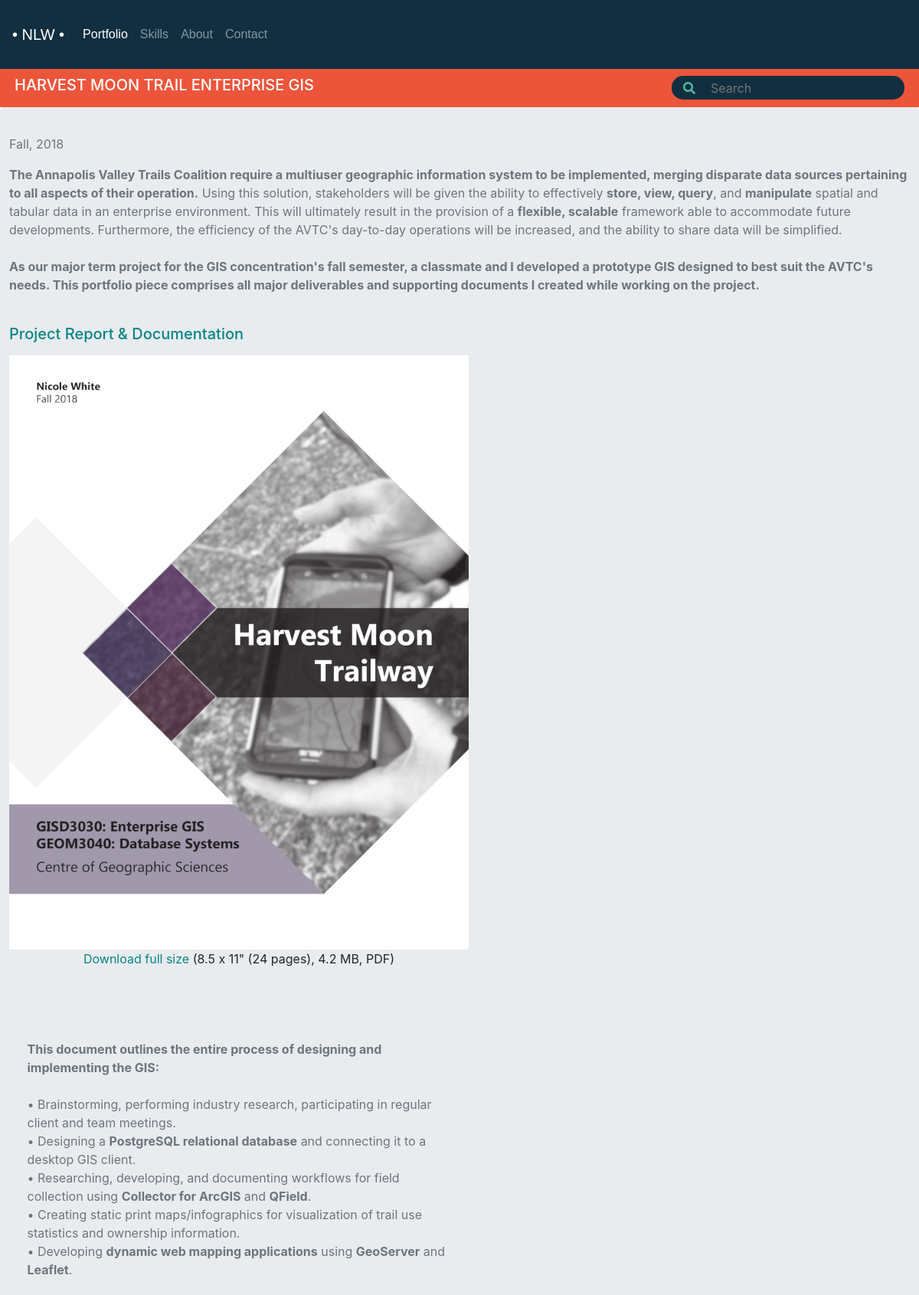
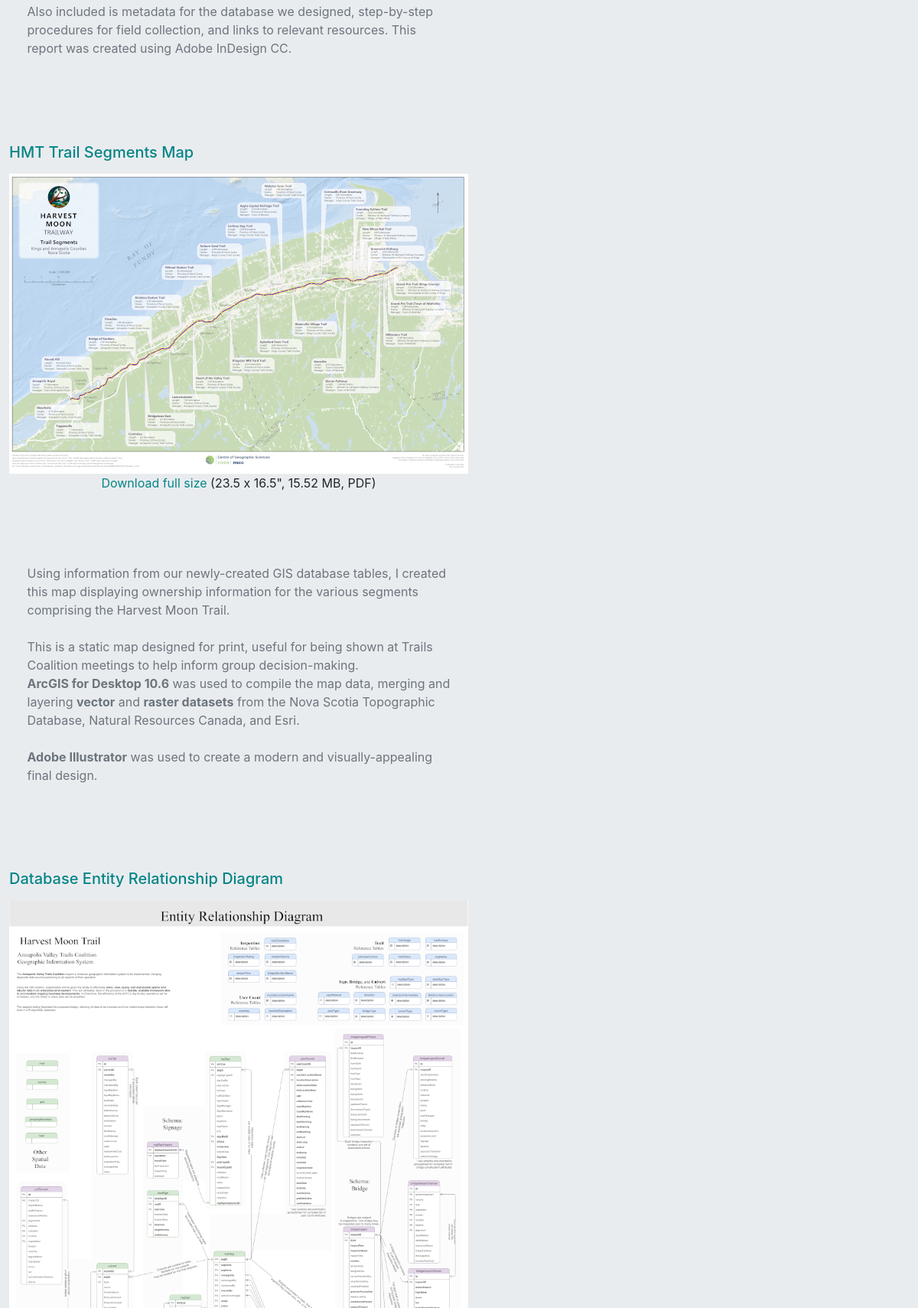
/portfolio_pieces/8 (upper part), run on the app's committed database (2 pictures, top to bottom).
### gis_portfolio_pieces/models.py (models this page shows, shortened)
class PortItem(models.Model):
    title = models.CharField(max_length=40)
    summary = models.CharField(max_length=120)
    intro_text = models.TextField(blank=True, null=True, max_length=3000)
    full_text = models.TextField(blank=True, null=True)
    image_thumb = models.ImageField(upload_to='images/%Y/%m/')
    date_created = models.CharField(blank=True, null=True, max_length=18)
    weight = models.IntegerField()

class PortItemPiece(models.Model):
    title = models.CharField(blank=True, null=True, max_length=40)
    summary = models.TextField(blank=True, null=True)
    image_med = models.ImageField(upload_to='images/%Y/%m/')
    file_to_download = models.FileField(blank=True, null=True, upload_to='images/%Y/%m/')
    file_format = models.CharField(blank=True, null=True, max_length=20)
    piece_print_size = models.CharField(blank=True, null=True, max_length=20)
    piece_file_size = models.CharField(blank=True, null=True, max_length=20)
    external_link = models.URLField(blank=True, null=True)
    parent_piece = models.ForeignKey(PortItem, related_name='items', on_delete=models.CASCADE)
    weight = models.IntegerField(blank=True, null=True)

### gis_portfolio_pieces/views.py (the view)
# urls.py: path('portfolio_pieces/<int:piece_id>', gis_portfolio_pieces.views.detail, name='detail'),
def detail(request, piece_id):
    parent_piece = get_object_or_404(PortItem, pk=piece_id)
    piece_items = parent_piece.items.all
    return render(request, 'gis_portfolio_pieces/detail.html', {'piece_items':piece_items, 'piece_info':parent_piece})

### gis_portfolio_pieces/templates/gis_portfolio_pieces/detail.html (shortened to what this page needs)
<!doctype html>
<html lang="en">
{% load static %}
  <head>
    <link rel="stylesheet" href="{% static 'css/bootstrap.min.css' %}">
    <link rel="stylesheet" href="{% static 'css/nlw.css' %}">
    <link rel="stylesheet" href="https://use.fontawesome.com/releases/v5.6.1/css/all.css">
  </head>
  <body>
    <nav class="navbar navbar-expand-md navbar-dark bg-dark">
      <a class="navbar-brand" href="/../">• NLW •</a>
      <div class="collapse navbar-collapse" id="navbarsExampleDefault">
        <ul class="navbar-nav mr-auto">
          <li class="nav-item active">
            <a class="nav-link" href="/../">Portfolio</a>
          </li>
          <li class="nav-item">
            <a class="nav-link" href="/skills/">Skills</a>
          </li>
          <li class="nav-item">
            <a class="nav-link" href="/about/">About</a>
          </li>
          <li class="nav-item">
            <a class="nav-link" href="/contact/">Contact</a>
          </li>
        </ul>
      </div>
    </nav>
    <div class="subheader">
      <span class="leftalign">
         <h5 class="port_title">{{ piece_info.title|upper }}</h5>
      </span>
      <span class="rightalign">
        <form class="form-inline my-2 my-lg-0">
          <button class="searchbutton" type="submit">
            <i class="fa fa-search"></i>
          </button>
          <input class="myform" type="text" placeholder="Search" aria-label="Search">
        </form>
      </span>
    </div>
    <main role="main">
<section class="jumbotron text-center">
<div class="introcontainer">
  <p class="text-muted">{{ piece_info.date_created }}</p>
  {% if piece_info.intro_text %}
  <p class="text-muted">{{ piece_info.intro_text|safe }}</p>
  {% endif %}
</div>
{% for piece_item in piece_items %}
  {% if piece_items.all|length > 1 %}
    <h5 class="port_item_title" style="text-align: left;">{{ piece_item.title }}</h5>
  {% endif %}
  {% if piece_item.summary %}
    <div class="detailcontainer">
      <span class="detailimage">
        <img src = "{{ piece_item.image_med.url }}" width=600></img>
        {% if piece_item.file_to_download %}
          <br /><a href="{{ piece_item.file_to_download.url }}" target="_blank">
            Download full size</a> ({{ piece_item.piece_print_size }},
            {{ piece_item.piece_file_size }}, {{ piece_item.file_format }})
        {% endif %}
      </span>
        <span class="detailtext">
          <p class="text-muted">
          {{ piece_item.summary|safe }}
        </p>
        </span>
        </div>
  {% endif %}
  <br /><br /><br />
{% endfor %}
</section>
    </main>
    </body>
</html>

### gis_portfolio_pieces/static/css/nlw.css (style rules this page uses)
.navbar { font-family: Raleway, sans-serif; }
.bg-dark { background-color: #112f41 !important; }
.searchbutton { display: inline-block; border: none; line-height: 20px; padding: 4px 5px 4px 15px; height: 31px; vertical-align: middle; -webkit-border-top-left-radius: 15px; -moz-border-radius-topleft: 15px; border-top-left-radius: 15px; -webkit-border-bottom-left-radius: 15px; -moz-border-radius-bottomleft: 15px; border-bottom-left-radius: 15px; color: #4fb99f; background-color: #112f41; }
.myform { display: inline-block; border: none; line-height: 20px; padding: 4px 5px 4px 15px; height: 31px; vertical-align: middle; -webkit-border-top-right-radius: 15px; -moz-border-radius-topright: 15px; border-top-right-radius: 15px; -webkit-border-bottom-right-radius: 15px; -moz-border-radius-bottomright: 15px; border-bottom-right-radius: 15px; color: #4fb99f; background-color: #112f41; }
.subheader { background-color: #ed553b; min-height: 50px; display: table; width: 100%; padding: 9px 19px 9px 19px; }
.navbar { padding-top: 25px; padding-bottom: 25px; }
.detailcontainer { display: table; width: 100%; text-align: left; }
.detailimage { float:left; padding-bottom: 6%; text-align:center; }
.detailtext { float: left; text-align:left; padding: 2%; max-width: 600px; }
.port_title { color: #ffffff; }
.port_item_title { color: #068587; }
.jumbotron { padding: 1%; }
.introcontainer { display: table; width: 100%; padding-top: 2%; text-align:left; }
a { color: #068587; }
.leftalign { float: left; vertical-align:middle; }
.rightalign { float: right; vertical-align:middle; }
img { max-width: 100%; height: auto; }

### data on the page
PortItem: title "HARVEST MOON TRAIL ENTERPRISE GIS", date_created "Fall, 2018", intro_text "The Annapolis Valley Trails Coalition require a multiuser geographic information system to be implemented, merging disparate data sources pertaining to all aspects of their operation. Using this solution, stakeholders will be given the ability to effectively store, view, query , and manipulate spatial and tabular data in an enterprise environment. This will ultimately result in the provision of a flexible, scalable framework able to accommodate future developments. Furthermore, the efficiency of the AVTC's day-to-day operations will be increased, and the ability to share data will be simplified. As our major term project for the GIS concentration's fall semester, a classmate and I developed…"
PortItemPiece: title "Project Report & Documentation", image_med (picture), piece_print_size "8.5 x 11\" (24 pages)", piece_file_size "4.2 MB", file_format "PDF", summary "This document outlines the entire process of designing and implementing the GIS: • Brainstorming, performing industry research, participating in regular client and team meetings. • Designing a PostgreSQL relational database and connecting it to a desktop GIS client. • Researching, developing, and documenting workflows for field collection using Collector for ArcGIS and QField . • Creating static print maps/infographics for visualization of trail use statistics and ownership information. • Developing dynamic web mapping applications using GeoServer and Leaflet . Also included is metadata for the database we designed, step-by-step procedures for field collection, and links to relevant…"
PortItemPiece: title "HMT Trail Segments Map", image_med (picture), piece_print_size "23.5 x 16.5\"", piece_file_size "15.52 MB", file_format "PDF", summary "Using information from our newly-created GIS database tables, I created this map displaying ownership information for the various segments comprising the Harvest Moon Trail. This is a static map designed for print, useful for being shown at Trails Coalition meetings to help inform group decision-making. ArcGIS for Desktop 10.6 was used to compile the map data, merging and layering vector and raster datasets from the Nova Scotia Topographic Database, Natural Resources Canada, and Esri. Adobe Illustrator was used to create a modern and visually-appealing final design."
PortItemPiece: title "Database Entity Relationship Diagram", image_med (picture)
